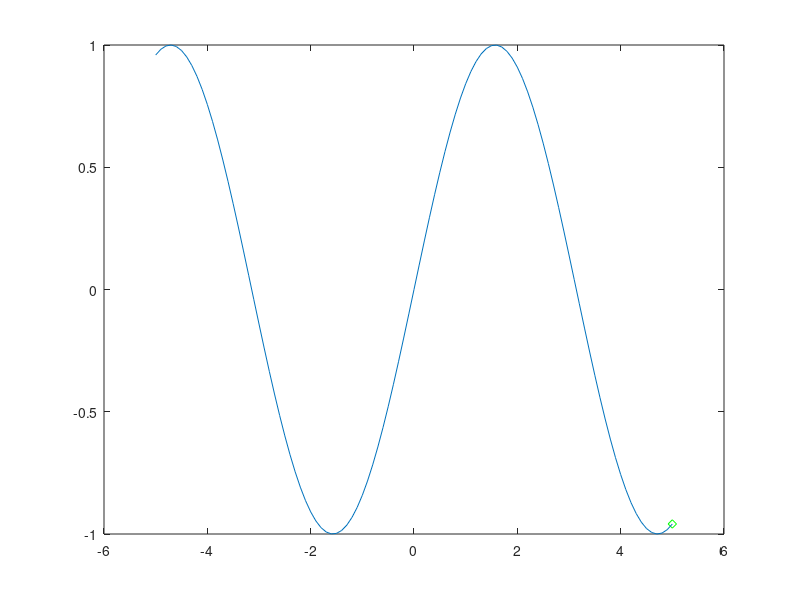
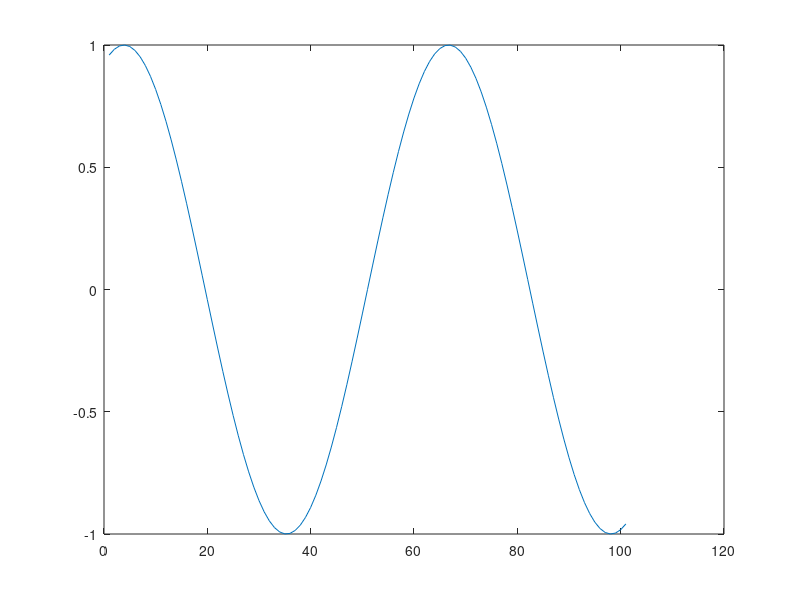

These figures' MATLAB source, in order:
% ME 3001 - Mechanical Engineering Analysis with MALTAB 
% Tristan Hill - More Basics - arrays and basic functions

clear all % be sure to clear the workspace before you do anything
close all % this closes all figure windows

% MATLAB has tons of built in functionality
% tools abnd programs from every branch of science and mathematics

% Basic Mathematics Functions 

% create an array from 'min' to 'max' in steps of 'inc'
min=-5;
max=5;
inc=.1;
x=min:inc:max;

% find the number of elements in the array
length(x)

% find the 'shape' or 'dimensions' of the array
size(x)

% two main ways to process, or operate on all the elements

%1) - in a loop

 for i=1:length(x)
    i               %print the index
    x(i)            %print i^th element of the array x
    y(i)=sin(x(i));  %create new array, each time assign the ith element to 
                    %e^x(i)     
 end

% now graph the curve you just computed
figure(1)
plot(x,y) % these two 1-d arrays must have the same length or will not run

figure(2)
plot(y)  % if only 1 arguments is passed in, it is interpretted as y values
         % and array index is used a x values

figure(1)
hold on           % can you tell what 'hold on' does
plot(-2,.2,'rd') % we can also plot individual points on the curve

hold off
for j=1:length(x)
    
    plot(x(j),sin(x(j)),'gd');
    hold on 
    plot(x,y)
    hold off
    pause(.1)
end


         
         



         

         
